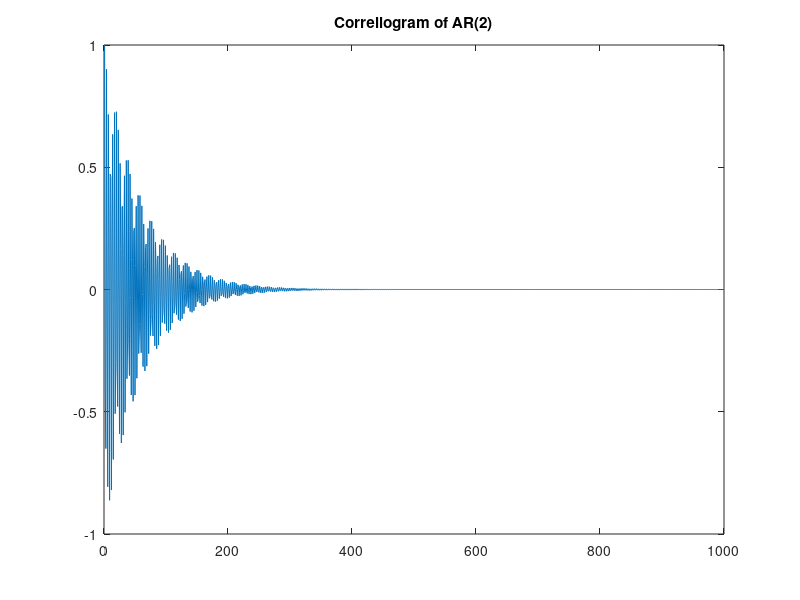

Write the MATLAB code that produced this figure.
function AR2
n = 1000;
phi1 = -0.789;
phi2 = -0.967;
F = [phi1 phi2; 1 0];
eigenval = eig(F);
%%
for i = 1:n
    x(i) = i;
end
rho(1) = 1;
rho(2) = phi1/(1-phi2);
for j = 3:n
    rho(j) = (phi1*rho(j-1)) + (phi2 *rho(j-2));
end
display(eigenval);
plot(x,rho);
title('Correllogram of AR(2)');
end